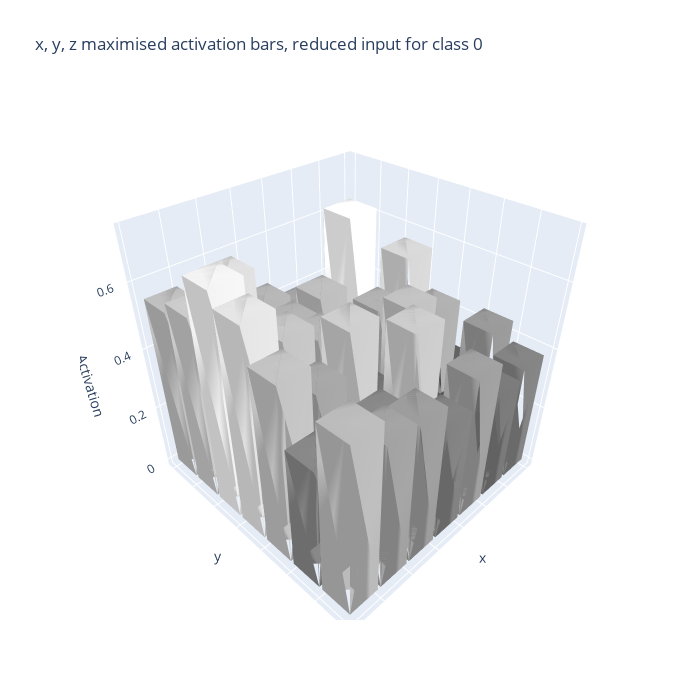

Here is the notebook cell this chart was saved with:
### Code cell
#adding 3d visualisation x, y, z with z = activation threshold for better interpretability

block_size = 4
new_size = 28 // block_size
class_idx = 0
activation_map = images[class_idx]

averaged_columns = activation_map.reshape(new_size, block_size, new_size, block_size).mean(axis=(1, 3))
norm = averaged_columns / averaged_columns.max()
colors = np.floor(norm * 255).astype(int)

fig = go.Figure()
dx = dy = 0.9

def add_cube(fig, x0, y0, h, gray):
    verts = np.array([
        [x0,     y0,     0], #square bottom of column
        [x0+dx,  y0,     0],
        [x0+dx,  y0+dy,  0],
        [x0,     y0+dy,  0],
        [x0,     y0,     h], #square top of column
        [x0+dx,  y0,     h],
        [x0+dx,  y0+dy,  h],
        [x0,     y0+dy,  h],
    ])

    i = [0, 0, 4, 5, 1, 1, 2, 2, 3, 3, 4, 7]
    j = [1, 3, 5, 6, 2, 5, 3, 6, 0, 7, 0, 4]
    k = [3, 2, 6, 7, 5, 4, 7, 4, 4, 6, 1, 5]
    color = f'rgb({gray},{gray},{gray})'

    fig.add_trace(go.Mesh3d(
        x = verts[:,0], y = verts[:,1], z = verts[:,2], #mesh vertices
        i = i, j = j, k = k,
        color = color, opacity = 1 #mesh color
    ))

for xi in range(new_size):
    for yi in range(new_size):
        h = averaged_columns[yi, new_size-1-xi]
        gray = colors[yi, new_size-1-xi]
        add_cube(fig, xi, yi, h, gray) #coordinates, height, color

fig.update_layout(
    scene = dict(
        xaxis = dict(title='x', showticklabels=False),
        yaxis = dict(title='y', showticklabels=False),
        zaxis = dict(title='Activation'),
        aspectmode = 'cube'
    ),
    title = f'x, y, z maximised activation bars, reduced input for class {class_idx}',
    width = 700, height=700
)

fig.show()

### Figure 1 — Plotly figure (JSON) as saved in the notebook; plotly's stock layout.template omitted (floating-point values rounded to 4 significant figures)
{"data": [{"color": "rgb(157,157,157)", "i": [0, 0, 4, 5, 1, 1, 2, 2, 3, 3, 4, 7], "j": [1, 3, 5, 6, 2, 5, 3, 6, 0, 7, 0, 4], "k": [3, 2, 6, 7, 5, 4, 7, 4, 4, 6, 1, 5], "opacity": 1, "type": "mesh3d", "x": [0.0, 0.9, 0.9, 0.0, 0.0, 0.9, 0.9, 0.0], "y": [0.0, 0.0, 0.9, 0.9, 0.0, 0.0, 0.9, 0.9], "z": [0.0, 0.0, 0.0, 0.0, 0.4528, 0.4528, 0.4528, 0.4528]}, {"color": "rgb(48,48,48)", "i": [0, 0, 4, 5, 1, 1, 2, 2, 3, 3, 4, 7], "j": [1, 3, 5, 6, 2, 5, 3, 6, 0, 7, 0, 4], "k": [3, 2, 6, 7, 5, 4, 7, 4, 4, 6, 1, 5], "opacity": 1, "type": "mesh3d", "x": [0.0, 0.9, 0.9, 0.0, 0.0, 0.9, 0.9, 0.0], "y": [1.0, 1.0, 1.9, 1.9, 1.0, 1.0, 1.9, 1.9], "z": [0.0, 0.0, 0.0, 0.0, 0.14, 0.14, 0.14, 0.14]}, {"color": "rgb(55,55,55)", "i": [0, 0, 4, 5, 1, 1, 2, 2, 3, 3, 4, 7], "j": [1, 3, 5, 6, 2, 5, 3, 6, 0, 7, 0, 4], "k": [3, 2, 6, 7, 5, 4, 7, 4, 4, 6, 1, 5], "opacity": 1, "type": "mesh3d", "x": [0.0, 0.9, 0.9, 0.0, 0.0, 0.9, 0.9, 0.0], "y": [2.0, 2.0, 2.9, 2.9, 2.0, 2.0, 2.9, 2.9], "z": [0.0, 0.0, 0.0, 0.0, 0.1594, 0.1594, 0.1594, 0.1594]}, {"color": "rgb(92,92,92)", "i": [0, 0, 4, 5, 1, 1, 2, 2, 3, 3, 4, 7], "j": [1, 3, 5, 6, 2, 5, 3, 6, 0, 7, 0, 4], "k": [3, 2, 6, 7, 5, 4, 7, 4, 4, 6, 1, 5], "opacity": 1, "type": "mesh3d", "x": [0.0, 0.9, 0.9, 0.0, 0.0, 0.9, 0.9, 0.0], "y": [3.0, 3.0, 3.9, 3.9, 3.0, 3.0, 3.9, 3.9], "z": [0.0, 0.0, 0.0, 0.0, 0.2657, 0.2657, 0.2657, 0.2657]}, {"color": "rgb(97,97,97)", "i": [0, 0, 4, 5, 1, 1, 2, 2, 3, 3, 4, 7], "j": [1, 3, 5, 6, 2, 5, 3, 6, 0, 7, 0, 4], "k": [3, 2, 6, 7, 5, 4, 7, 4, 4, 6, 1, 5], "opacity": 1, "type": "mesh3d", "x": [0.0, 0.9, 0.9, 0.0, 0.0, 0.9, 0.9, 0.0], "y": [4.0, 4.0, 4.9, 4.9, 4.0, 4.0, 4.9, 4.9], "z": [0.0, 0.0, 0.0, 0.0, 0.2805, 0.2805, 0.2805, 0.2805]}, {"color": "rgb(154,154,154)", "i": [0, 0, 4, 5, 1, 1, 2, 2, 3, 3, 4, 7], "j": [1, 3, 5, 6, 2, 5, 3, 6, 0, 7, 0, 4], "k": [3, 2, 6, 7, 5, 4, 7, 4, 4, 6, 1, 5], "opacity": 1, "type": "mesh3d", "x": [0.0, 0.9, 0.9, 0.0, 0.0, 0.9, 0.9, 0.0], "y": [5.0, 5.0, 5.9, 5.9, 5.0, 5.0, 5.9, 5.9], "z": [0.0, 0.0, 0.0, 0.0, 0.4419, 0.4419, 0.4419, 0.4419]}, {"color": "rgb(132,132,132)", "i": [0, 0, 4, 5, 1, 1, 2, 2, 3, 3, 4, 7], "j": [1, 3, 5, 6, 2, 5, 3, 6, 0, 7, 0, 4], "k": [3, 2, 6, 7, 5, 4, 7, 4, 4, 6, 1, 5], "opacity": 1, "type": "mesh3d", "x": [0.0, 0.9, 0.9, 0.0, 0.0, 0.9, 0.9, 0.0], "y": [6.0, 6.0, 6.9, 6.9, 6.0, 6.0, 6.9, 6.9], "z": [0.0, 0.0, 0.0, 0.0, 0.3806, 0.3806, 0.3806, 0.3806]}, {"color": "rgb(127,127,127)", "i": [0, 0, 4, 5, 1, 1, 2, 2, 3, 3, 4, 7], "j": [1, 3, 5, 6, 2, 5, 3, 6, 0, 7, 0, 4], "k": [3, 2, 6, 7, 5, 4, 7, 4, 4, 6, 1, 5], "opacity": 1, "type": "mesh3d", "x": [1.0, 1.9, 1.9, 1.0, 1.0, 1.9, 1.9, 1.0], "y": [0.0, 0.0, 0.9, 0.9, 0.0, 0.0, 0.9, 0.9], "z": [0.0, 0.0, 0.0, 0.0, 0.3664, 0.3664, 0.3664, 0.3664]}, {"color": "rgb(25,25,25)", "i": [0, 0, 4, 5, 1, 1, 2, 2, 3, 3, 4, 7], "j": [1, 3, 5, 6, 2, 5, 3, 6, 0, 7, 0, 4], "k": [3, 2, 6, 7, 5, 4, 7, 4, 4, 6, 1, 5], "opacity": 1, "type": "mesh3d", "x": [1.0, 1.9, 1.9, 1.0, 1.0, 1.9, 1.9, 1.0], "y": [1.0, 1.0, 1.9, 1.9, 1.0, 1.0, 1.9, 1.9], "z": [0.0, 0.0, 0.0, 0.0, 0.07315, 0.07315, 0.07315, 0.07315]}, {"color": "rgb(113,113,113)", "i": [0, 0, 4, 5, 1, 1, 2, 2, 3, 3, 4, 7], "j": [1, 3, 5, 6, 2, 5, 3, 6, 0, 7, 0, 4], "k": [3, 2, 6, 7, 5, 4, 7, 4, 4, 6, 1, 5], "opacity": 1, "type": "mesh3d", "x": [1.0, 1.9, 1.9, 1.0, 1.0, 1.9, 1.9, 1.0], "y": [2.0, 2.0, 2.9, 2.9, 2.0, 2.0, 2.9, 2.9], "z": [0.0, 0.0, 0.0, 0.0, 0.325, 0.325, 0.325, 0.325]}, {"color": "rgb(216,216,216)", "i": [0, 0, 4, 5, 1, 1, 2, 2, 3, 3, 4, 7], "j": [1, 3, 5, 6, 2, 5, 3, 6, 0, 7, 0, 4], "k": [3, 2, 6, 7, 5, 4, 7, 4, 4, 6, 1, 5], "opacity": 1, "type": "mesh3d", "x": [1.0, 1.9, 1.9, 1.0, 1.0, 1.9, 1.9, 1.0], "y": [3.0, 3.0, 3.9, 3.9, 3.0, 3.0, 3.9, 3.9], "z": [0.0, 0.0, 0.0, 0.0, 0.6214, 0.6214, 0.6214, 0.6214]}, {"color": "rgb(176,176,176)", "i": [0, 0, 4, 5, 1, 1, 2, 2, 3, 3, 4, 7], "j": [1, 3, 5, 6, 2, 5, 3, 6, 0, 7, 0, 4], "k": [3, 2, 6, 7, 5, 4, 7, 4, 4, 6, 1, 5], "opacity": 1, "type": "mesh3d", "x": [1.0, 1.9, 1.9, 1.0, 1.0, 1.9, 1.9, 1.0], "y": [4.0, 4.0, 4.9, 4.9, 4.0, 4.0, 4.9, 4.9], "z": [0.0, 0.0, 0.0, 0.0, 0.5047, 0.5047, 0.5047, 0.5047]}, {"color": "rgb(81,81,81)", "i": [0, 0, 4, 5, 1, 1, 2, 2, 3, 3, 4, 7], "j": [1, 3, 5, 6, 2, 5, 3, 6, 0, 7, 0, 4], "k": [3, 2, 6, 7, 5, 4, 7, 4, 4, 6, 1, 5], "opacity": 1, "type": "mesh3d", "x": [1.0, 1.9, 1.9, 1.0, 1.0, 1.9, 1.9, 1.0], "y": [5.0, 5.0, 5.9, 5.9, 5.0, 5.0, 5.9, 5.9], "z": [0.0, 0.0, 0.0, 0.0, 0.2324, 0.2324, 0.2324, 0.2324]}, {"color": "rgb(122,122,122)", "i": [0, 0, 4, 5, 1, 1, 2, 2, 3, 3, 4, 7], "j": [1, 3, 5, 6, 2, 5, 3, 6, 0, 7, 0, 4], "k": [3, 2, 6, 7, 5, 4, 7, 4, 4, 6, 1, 5], "opacity": 1, "type": "mesh3d", "x": [1.0, 1.9, 1.9, 1.0, 1.0, 1.9, 1.9, 1.0], "y": [6.0, 6.0, 6.9, 6.9, 6.0, 6.0, 6.9, 6.9], "z": [0.0, 0.0, 0.0, 0.0, 0.351, 0.351, 0.351, 0.351]}, {"color": "rgb(95,95,95)", "i": [0, 0, 4, 5, 1, 1, 2, 2, 3, 3, 4, 7], "j": [1, 3, 5, 6, 2, 5, 3, 6, 0, 7, 0, 4], "k": [3, 2, 6, 7, 5, 4, 7, 4, 4, 6, 1, 5], "opacity": 1, "type": "mesh3d", "x": [2.0, 2.9, 2.9, 2.0, 2.0, 2.9, 2.9, 2.0], "y": [0.0, 0.0, 0.9, 0.9, 0.0, 0.0, 0.9, 0.9], "z": [0.0, 0.0, 0.0, 0.0, 0.274, 0.274, 0.274, 0.274]}, {"color": "rgb(110,110,110)", "i": [0, 0, 4, 5, 1, 1, 2, 2, 3, 3, 4, 7], "j": [1, 3, 5, 6, 2, 5, 3, 6, 0, 7, 0, 4], "k": [3, 2, 6, 7, 5, 4, 7, 4, 4, 6, 1, 5], "opacity": 1, "type": "mesh3d", "x": [2.0, 2.9, 2.9, 2.0, 2.0, 2.9, 2.9, 2.0], "y": [1.0, 1.0, 1.9, 1.9, 1.0, 1.0, 1.9, 1.9], "z": [0.0, 0.0, 0.0, 0.0, 0.3175, 0.3175, 0.3175, 0.3175]}, {"color": "rgb(255,255,255)", "i": [0, 0, 4, 5, 1, 1, 2, 2, 3, 3, 4, 7], "j": [1, 3, 5, 6, 2, 5, 3, 6, 0, 7, 0, 4], "k": [3, 2, 6, 7, 5, 4, 7, 4, 4, 6, 1, 5], "opacity": 1, "type": "mesh3d", "x": [2.0, 2.9, 2.9, 2.0, 2.0, 2.9, 2.9, 2.0], "y": [2.0, 2.0, 2.9, 2.9, 2.0, 2.0, 2.9, 2.9], "z": [0.0, 0.0, 0.0, 0.0, 0.7308, 0.7308, 0.7308, 0.7308]}, {"color": "rgb(178,178,178)", "i": [0, 0, 4, 5, 1, 1, 2, 2, 3, 3, 4, 7], "j": [1, 3, 5, 6, 2, 5, 3, 6, 0, 7, 0, 4], "k": [3, 2, 6, 7, 5, 4, 7, 4, 4, 6, 1, 5], "opacity": 1, "type": "mesh3d", "x": [2.0, 2.9, 2.9, 2.0, 2.0, 2.9, 2.9, 2.0], "y": [3.0, 3.0, 3.9, 3.9, 3.0, 3.0, 3.9, 3.9], "z": [0.0, 0.0, 0.0, 0.0, 0.5102, 0.5102, 0.5102, 0.5102]}, {"color": "rgb(194,194,194)", "i": [0, 0, 4, 5, 1, 1, 2, 2, 3, 3, 4, 7], "j": [1, 3, 5, 6, 2, 5, 3, 6, 0, 7, 0, 4], "k": [3, 2, 6, 7, 5, 4, 7, 4, 4, 6, 1, 5], "opacity": 1, "type": "mesh3d", "x": [2.0, 2.9, 2.9, 2.0, 2.0, 2.9, 2.9, 2.0], "y": [4.0, 4.0, 4.9, 4.9, 4.0, 4.0, 4.9, 4.9], "z": [0.0, 0.0, 0.0, 0.0, 0.5574, 0.5574, 0.5574, 0.5574]}, {"color": "rgb(95,95,95)", "i": [0, 0, 4, 5, 1, 1, 2, 2, 3, 3, 4, 7], "j": [1, 3, 5, 6, 2, 5, 3, 6, 0, 7, 0, 4], "k": [3, 2, 6, 7, 5, 4, 7, 4, 4, 6, 1, 5], "opacity": 1, "type": "mesh3d", "x": [2.0, 2.9, 2.9, 2.0, 2.0, 2.9, 2.9, 2.0], "y": [5.0, 5.0, 5.9, 5.9, 5.0, 5.0, 5.9, 5.9], "z": [0.0, 0.0, 0.0, 0.0, 0.2738, 0.2738, 0.2738, 0.2738]}, {"color": "rgb(160,160,160)", "i": [0, 0, 4, 5, 1, 1, 2, 2, 3, 3, 4, 7], "j": [1, 3, 5, 6, 2, 5, 3, 6, 0, 7, 0, 4], "k": [3, 2, 6, 7, 5, 4, 7, 4, 4, 6, 1, 5], "opacity": 1, "type": "mesh3d", "x": [2.0, 2.9, 2.9, 2.0, 2.0, 2.9, 2.9, 2.0], "y": [6.0, 6.0, 6.9, 6.9, 6.0, 6.0, 6.9, 6.9], "z": [0.0, 0.0, 0.0, 0.0, 0.459, 0.459, 0.459, 0.459]}, {"color": "rgb(122,122,122)", "i": [0, 0, 4, 5, 1, 1, 2, 2, 3, 3, 4, 7], "j": [1, 3, 5, 6, 2, 5, 3, 6, 0, 7, 0, 4], "k": [3, 2, 6, 7, 5, 4, 7, 4, 4, 6, 1, 5], "opacity": 1, "type": "mesh3d", "x": [3.0, 3.9, 3.9, 3.0, 3.0, 3.9, 3.9, 3.0], "y": [0.0, 0.0, 0.9, 0.9, 0.0, 0.0, 0.9, 0.9], "z": [0.0, 0.0, 0.0, 0.0, 0.3499, 0.3499, 0.3499, 0.3499]}, {"color": "rgb(164,164,164)", "i": [0, 0, 4, 5, 1, 1, 2, 2, 3, 3, 4, 7], "j": [1, 3, 5, 6, 2, 5, 3, 6, 0, 7, 0, 4], "k": [3, 2, 6, 7, 5, 4, 7, 4, 4, 6, 1, 5], "opacity": 1, "type": "mesh3d", "x": [3.0, 3.9, 3.9, 3.0, 3.0, 3.9, 3.9, 3.0], "y": [1.0, 1.0, 1.9, 1.9, 1.0, 1.0, 1.9, 1.9], "z": [0.0, 0.0, 0.0, 0.0, 0.4709, 0.4709, 0.4709, 0.4709]}, {"color": "rgb(190,190,190)", "i": [0, 0, 4, 5, 1, 1, 2, 2, 3, 3, 4, 7], "j": [1, 3, 5, 6, 2, 5, 3, 6, 0, 7, 0, 4], "k": [3, 2, 6, 7, 5, 4, 7, 4, 4, 6, 1, 5], "opacity": 1, "type": "mesh3d", "x": [3.0, 3.9, 3.9, 3.0, 3.0, 3.9, 3.9, 3.0], "y": [2.0, 2.0, 2.9, 2.9, 2.0, 2.0, 2.9, 2.9], "z": [0.0, 0.0, 0.0, 0.0, 0.5462, 0.5462, 0.5462, 0.5462]}, {"color": "rgb(41,41,41)", "i": [0, 0, 4, 5, 1, 1, 2, 2, 3, 3, 4, 7], "j": [1, 3, 5, 6, 2, 5, 3, 6, 0, 7, 0, 4], "k": [3, 2, 6, 7, 5, 4, 7, 4, 4, 6, 1, 5], "opacity": 1, "type": "mesh3d", "x": [3.0, 3.9, 3.9, 3.0, 3.0, 3.9, 3.9, 3.0], "y": [3.0, 3.0, 3.9, 3.9, 3.0, 3.0, 3.9, 3.9], "z": [0.0, 0.0, 0.0, 0.0, 0.1178, 0.1178, 0.1178, 0.1178]}, {"color": "rgb(115,115,115)", "i": [0, 0, 4, 5, 1, 1, 2, 2, 3, 3, 4, 7], "j": [1, 3, 5, 6, 2, 5, 3, 6, 0, 7, 0, 4], "k": [3, 2, 6, 7, 5, 4, 7, 4, 4, 6, 1, 5], "opacity": 1, "type": "mesh3d", "x": [3.0, 3.9, 3.9, 3.0, 3.0, 3.9, 3.9, 3.0], "y": [4.0, 4.0, 4.9, 4.9, 4.0, 4.0, 4.9, 4.9], "z": [0.0, 0.0, 0.0, 0.0, 0.3323, 0.3323, 0.3323, 0.3323]}, {"color": "rgb(204,204,204)", "i": [0, 0, 4, 5, 1, 1, 2, 2, 3, 3, 4, 7], "j": [1, 3, 5, 6, 2, 5, 3, 6, 0, 7, 0, 4], "k": [3, 2, 6, 7, 5, 4, 7, 4, 4, 6, 1, 5], "opacity": 1, "type": "mesh3d", "x": [3.0, 3.9, 3.9, 3.0, 3.0, 3.9, 3.9, 3.0], "y": [5.0, 5.0, 5.9, 5.9, 5.0, 5.0, 5.9, 5.9], "z": [0.0, 0.0, 0.0, 0.0, 0.5848, 0.5848, 0.5848, 0.5848]}, {"color": "rgb(130,130,130)", "i": [0, 0, 4, 5, 1, 1, 2, 2, 3, 3, 4, 7], "j": [1, 3, 5, 6, 2, 5, 3, 6, 0, 7, 0, 4], "k": [3, 2, 6, 7, 5, 4, 7, 4, 4, 6, 1, 5], "opacity": 1, "type": "mesh3d", "x": [3.0, 3.9, 3.9, 3.0, 3.0, 3.9, 3.9, 3.0], "y": [6.0, 6.0, 6.9, 6.9, 6.0, 6.0, 6.9, 6.9], "z": [0.0, 0.0, 0.0, 0.0, 0.3735, 0.3735, 0.3735, 0.3735]}, {"color": "rgb(158,158,158)", "i": [0, 0, 4, 5, 1, 1, 2, 2, 3, 3, 4, 7], "j": [1, 3, 5, 6, 2, 5, 3, 6, 0, 7, 0, 4], "k": [3, 2, 6, 7, 5, 4, 7, 4, 4, 6, 1, 5], "opacity": 1, "type": "mesh3d", "x": [4.0, 4.9, 4.9, 4.0, 4.0, 4.9, 4.9, 4.0], "y": [0.0, 0.0, 0.9, 0.9, 0.0, 0.0, 0.9, 0.9], "z": [0.0, 0.0, 0.0, 0.0, 0.4542, 0.4542, 0.4542, 0.4542]}, {"color": "rgb(181,181,181)", "i": [0, 0, 4, 5, 1, 1, 2, 2, 3, 3, 4, 7], "j": [1, 3, 5, 6, 2, 5, 3, 6, 0, 7, 0, 4], "k": [3, 2, 6, 7, 5, 4, 7, 4, 4, 6, 1, 5], "opacity": 1, "type": "mesh3d", "x": [4.0, 4.9, 4.9, 4.0, 4.0, 4.9, 4.9, 4.0], "y": [1.0, 1.0, 1.9, 1.9, 1.0, 1.0, 1.9, 1.9], "z": [0.0, 0.0, 0.0, 0.0, 0.5214, 0.5214, 0.5214, 0.5214]}, {"color": "rgb(178,178,178)", "i": [0, 0, 4, 5, 1, 1, 2, 2, 3, 3, 4, 7], "j": [1, 3, 5, 6, 2, 5, 3, 6, 0, 7, 0, 4], "k": [3, 2, 6, 7, 5, 4, 7, 4, 4, 6, 1, 5], "opacity": 1, "type": "mesh3d", "x": [4.0, 4.9, 4.9, 4.0, 4.0, 4.9, 4.9, 4.0], "y": [2.0, 2.0, 2.9, 2.9, 2.0, 2.0, 2.9, 2.9], "z": [0.0, 0.0, 0.0, 0.0, 0.5102, 0.5102, 0.5102, 0.5102]}, {"color": "rgb(181,181,181)", "i": [0, 0, 4, 5, 1, 1, 2, 2, 3, 3, 4, 7], "j": [1, 3, 5, 6, 2, 5, 3, 6, 0, 7, 0, 4], "k": [3, 2, 6, 7, 5, 4, 7, 4, 4, 6, 1, 5], "opacity": 1, "type": "mesh3d", "x": [4.0, 4.9, 4.9, 4.0, 4.0, 4.9, 4.9, 4.0], "y": [3.0, 3.0, 3.9, 3.9, 3.0, 3.0, 3.9, 3.9], "z": [0.0, 0.0, 0.0, 0.0, 0.5195, 0.5195, 0.5195, 0.5195]}, {"color": "rgb(206,206,206)", "i": [0, 0, 4, 5, 1, 1, 2, 2, 3, 3, 4, 7], "j": [1, 3, 5, 6, 2, 5, 3, 6, 0, 7, 0, 4], "k": [3, 2, 6, 7, 5, 4, 7, 4, 4, 6, 1, 5], "opacity": 1, "type": "mesh3d", "x": [4.0, 4.9, 4.9, 4.0, 4.0, 4.9, 4.9, 4.0], "y": [4.0, 4.0, 4.9, 4.9, 4.0, 4.0, 4.9, 4.9], "z": [0.0, 0.0, 0.0, 0.0, 0.5918, 0.5918, 0.5918, 0.5918]}, {"color": "rgb(136,136,136)", "i": [0, 0, 4, 5, 1, 1, 2, 2, 3, 3, 4, 7], "j": [1, 3, 5, 6, 2, 5, 3, 6, 0, 7, 0, 4], "k": [3, 2, 6, 7, 5, 4, 7, 4, 4, 6, 1, 5], "opacity": 1, "type": "mesh3d", "x": [4.0, 4.9, 4.9, 4.0, 4.0, 4.9, 4.9, 4.0], "y": [5.0, 5.0, 5.9, 5.9, 5.0, 5.0, 5.9, 5.9], "z": [0.0, 0.0, 0.0, 0.0, 0.3921, 0.3921, 0.3921, 0.3921]}, {"color": "rgb(157,157,157)", "i": [0, 0, 4, 5, 1, 1, 2, 2, 3, 3, 4, 7], "j": [1, 3, 5, 6, 2, 5, 3, 6, 0, 7, 0, 4], "k": [3, 2, 6, 7, 5, 4, 7, 4, 4, 6, 1, 5], "opacity": 1, "type": "mesh3d", "x": [4.0, 4.9, 4.9, 4.0, 4.0, 4.9, 4.9, 4.0], "y": [6.0, 6.0, 6.9, 6.9, 6.0, 6.0, 6.9, 6.9], "z": [0.0, 0.0, 0.0, 0.0, 0.4511, 0.4511, 0.4511, 0.4511]}, {"color": "rgb(184,184,184)", "i": [0, 0, 4, 5, 1, 1, 2, 2, 3, 3, 4, 7], "j": [1, 3, 5, 6, 2, 5, 3, 6, 0, 7, 0, 4], "k": [3, 2, 6, 7, 5, 4, 7, 4, 4, 6, 1, 5], "opacity": 1, "type": "mesh3d", "x": [5.0, 5.9, 5.9, 5.0, 5.0, 5.9, 5.9, 5.0], "y": [0.0, 0.0, 0.9, 0.9, 0.0, 0.0, 0.9, 0.9], "z": [0.0, 0.0, 0.0, 0.0, 0.5293, 0.5293, 0.5293, 0.5293]}, {"color": "rgb(222,222,222)", "i": [0, 0, 4, 5, 1, 1, 2, 2, 3, 3, 4, 7], "j": [1, 3, 5, 6, 2, 5, 3, 6, 0, 7, 0, 4], "k": [3, 2, 6, 7, 5, 4, 7, 4, 4, 6, 1, 5], "opacity": 1, "type": "mesh3d", "x": [5.0, 5.9, 5.9, 5.0, 5.0, 5.9, 5.9, 5.0], "y": [1.0, 1.0, 1.9, 1.9, 1.0, 1.0, 1.9, 1.9], "z": [0.0, 0.0, 0.0, 0.0, 0.638, 0.638, 0.638, 0.638]}, {"color": "rgb(130,130,130)", "i": [0, 0, 4, 5, 1, 1, 2, 2, 3, 3, 4, 7], "j": [1, 3, 5, 6, 2, 5, 3, 6, 0, 7, 0, 4], "k": [3, 2, 6, 7, 5, 4, 7, 4, 4, 6, 1, 5], "opacity": 1, "type": "mesh3d", "x": [5.0, 5.9, 5.9, 5.0, 5.0, 5.9, 5.9, 5.0], "y": [2.0, 2.0, 2.9, 2.9, 2.0, 2.0, 2.9, 2.9], "z": [0.0, 0.0, 0.0, 0.0, 0.3728, 0.3728, 0.3728, 0.3728]}, {"color": "rgb(197,197,197)", "i": [0, 0, 4, 5, 1, 1, 2, 2, 3, 3, 4, 7], "j": [1, 3, 5, 6, 2, 5, 3, 6, 0, 7, 0, 4], "k": [3, 2, 6, 7, 5, 4, 7, 4, 4, 6, 1, 5], "opacity": 1, "type": "mesh3d", "x": [5.0, 5.9, 5.9, 5.0, 5.0, 5.9, 5.9, 5.0], "y": [3.0, 3.0, 3.9, 3.9, 3.0, 3.0, 3.9, 3.9], "z": [0.0, 0.0, 0.0, 0.0, 0.5671, 0.5671, 0.5671, 0.5671]}, {"color": "rgb(166,166,166)", "i": [0, 0, 4, 5, 1, 1, 2, 2, 3, 3, 4, 7], "j": [1, 3, 5, 6, 2, 5, 3, 6, 0, 7, 0, 4], "k": [3, 2, 6, 7, 5, 4, 7, 4, 4, 6, 1, 5], "opacity": 1, "type": "mesh3d", "x": [5.0, 5.9, 5.9, 5.0, 5.0, 5.9, 5.9, 5.0], "y": [4.0, 4.0, 4.9, 4.9, 4.0, 4.0, 4.9, 4.9], "z": [0.0, 0.0, 0.0, 0.0, 0.4766, 0.4766, 0.4766, 0.4766]}, {"color": "rgb(98,98,98)", "i": [0, 0, 4, 5, 1, 1, 2, 2, 3, 3, 4, 7], "j": [1, 3, 5, 6, 2, 5, 3, 6, 0, 7, 0, 4], "k": [3, 2, 6, 7, 5, 4, 7, 4, 4, 6, 1, 5], "opacity": 1, "type": "mesh3d", "x": [5.0, 5.9, 5.9, 5.0, 5.0, 5.9, 5.9, 5.0], "y": [5.0, 5.0, 5.9, 5.9, 5.0, 5.0, 5.9, 5.9], "z": [0.0, 0.0, 0.0, 0.0, 0.2833, 0.2833, 0.2833, 0.2833]}, {"color": "rgb(162,162,162)", "i": [0, 0, 4, 5, 1, 1, 2, 2, 3, 3, 4, 7], "j": [1, 3, 5, 6, 2, 5, 3, 6, 0, 7, 0, 4], "k": [3, 2, 6, 7, 5, 4, 7, 4, 4, 6, 1, 5], "opacity": 1, "type": "mesh3d", "x": [5.0, 5.9, 5.9, 5.0, 5.0, 5.9, 5.9, 5.0], "y": [6.0, 6.0, 6.9, 6.9, 6.0, 6.0, 6.9, 6.9], "z": [0.0, 0.0, 0.0, 0.0, 0.4643, 0.4643, 0.4643, 0.4643]}, {"color": "rgb(192,192,192)", "i": [0, 0, 4, 5, 1, 1, 2, 2, 3, 3, 4, 7], "j": [1, 3, 5, 6, 2, 5, 3, 6, 0, 7, 0, 4], "k": [3, 2, 6, 7, 5, 4, 7, 4, 4, 6, 1, 5], "opacity": 1, "type": "mesh3d", "x": [6.0, 6.9, 6.9, 6.0, 6.0, 6.9, 6.9, 6.0], "y": [0.0, 0.0, 0.9, 0.9, 0.0, 0.0, 0.9, 0.9], "z": [0.0, 0.0, 0.0, 0.0, 0.5522, 0.5522, 0.5522, 0.5522]}, {"color": "rgb(203,203,203)", "i": [0, 0, 4, 5, 1, 1, 2, 2, 3, 3, 4, 7], "j": [1, 3, 5, 6, 2, 5, 3, 6, 0, 7, 0, 4], "k": [3, 2, 6, 7, 5, 4, 7, 4, 4, 6, 1, 5], "opacity": 1, "type": "mesh3d", "x": [6.0, 6.9, 6.9, 6.0, 6.0, 6.9, 6.9, 6.0], "y": [1.0, 1.0, 1.9, 1.9, 1.0, 1.0, 1.9, 1.9], "z": [0.0, 0.0, 0.0, 0.0, 0.5834, 0.5834, 0.5834, 0.5834]}, {"color": "rgb(243,243,243)", "i": [0, 0, 4, 5, 1, 1, 2, 2, 3, 3, 4, 7], "j": [1, 3, 5, 6, 2, 5, 3, 6, 0, 7, 0, 4], "k": [3, 2, 6, 7, 5, 4, 7, 4, 4, 6, 1, 5], "opacity": 1, "type": "mesh3d", "x": [6.0, 6.9, 6.9, 6.0, 6.0, 6.9, 6.9, 6.0], "y": [2.0, 2.0, 2.9, 2.9, 2.0, 2.0, 2.9, 2.9], "z": [0.0, 0.0, 0.0, 0.0, 0.6968, 0.6968, 0.6968, 0.6968]}, {"color": "rgb(229,229,229)", "i": [0, 0, 4, 5, 1, 1, 2, 2, 3, 3, 4, 7], "j": [1, 3, 5, 6, 2, 5, 3, 6, 0, 7, 0, 4], "k": [3, 2, 6, 7, 5, 4, 7, 4, 4, 6, 1, 5], "opacity": 1, "type": "mesh3d", "x": [6.0, 6.9, 6.9, 6.0, 6.0, 6.9, 6.9, 6.0], "y": [3.0, 3.0, 3.9, 3.9, 3.0, 3.0, 3.9, 3.9], "z": [0.0, 0.0, 0.0, 0.0, 0.6569, 0.6569, 0.6569, 0.6569]}, {"color": "rgb(195,195,195)", "i": [0, 0, 4, 5, 1, 1, 2, 2, 3, 3, 4, 7], "j": [1, 3, 5, 6, 2, 5, 3, 6, 0, 7, 0, 4], "k": [3, 2, 6, 7, 5, 4, 7, 4, 4, 6, 1, 5], "opacity": 1, "type": "mesh3d", "x": [6.0, 6.9, 6.9, 6.0, 6.0, 6.9, 6.9, 6.0], "y": [4.0, 4.0, 4.9, 4.9, 4.0, 4.0, 4.9, 4.9], "z": [0.0, 0.0, 0.0, 0.0, 0.5603, 0.5603, 0.5603, 0.5603]}, {"color": "rgb(136,136,136)", "i": [0, 0, 4, 5, 1, 1, 2, 2, 3, 3, 4, 7], "j": [1, 3, 5, 6, 2, 5, 3, 6, 0, 7, 0, 4], "k": [3, 2, 6, 7, 5, 4, 7, 4, 4, 6, 1, 5], "opacity": 1, "type": "mesh3d", "x": [6.0, 6.9, 6.9, 6.0, 6.0, 6.9, 6.9, 6.0], "y": [5.0, 5.0, 5.9, 5.9, 5.0, 5.0, 5.9, 5.9], "z": [0.0, 0.0, 0.0, 0.0, 0.3906, 0.3906, 0.3906, 0.3906]}, {"color": "rgb(187,187,187)", "i": [0, 0, 4, 5, 1, 1, 2, 2, 3, 3, 4, 7], "j": [1, 3, 5, 6, 2, 5, 3, 6, 0, 7, 0, 4], "k": [3, 2, 6, 7, 5, 4, 7, 4, 4, 6, 1, 5], "opacity": 1, "type": "mesh3d", "x": [6.0, 6.9, 6.9, 6.0, 6.0, 6.9, 6.9, 6.0], "y": [6.0, 6.0, 6.9, 6.9, 6.0, 6.0, 6.9, 6.9], "z": [0.0, 0.0, 0.0, 0.0, 0.5377, 0.5377, 0.5377, 0.5377]}], "layout": {"height": 700, "scene": {"aspectmode": "cube", "xaxis": {"showticklabels": false, "title": {"text": "x"}}, "yaxis": {"showticklabels": false, "title": {"text": "y"}}, "zaxis": {"title": {"text": "Activation"}}}, "title": {"text": "x, y, z maximised activation bars, reduced input for class 0"}, "width": 700}}
